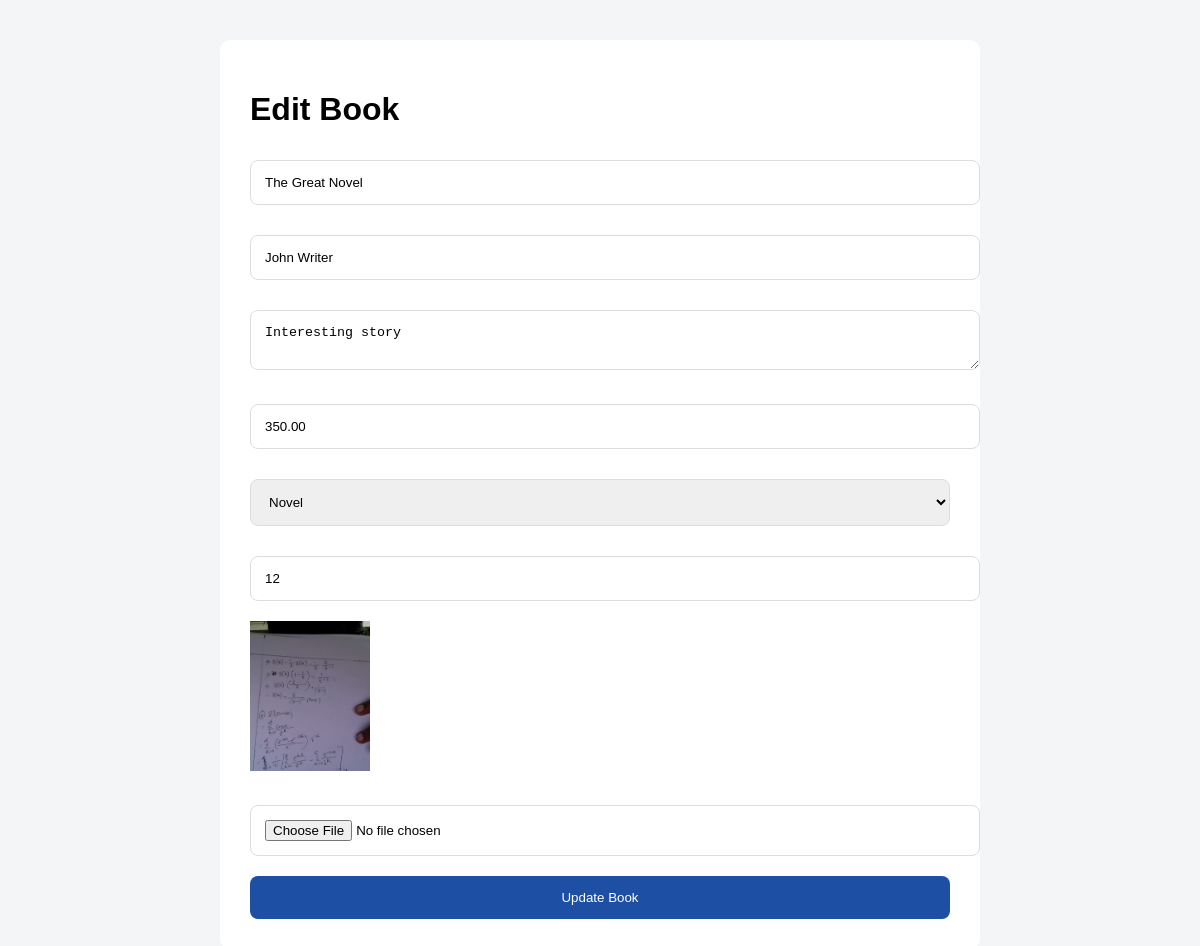
The page /admin/editBook.php?id=1 (signed in) on the database its author committed.
### tables this page shows
CREATE TABLE `books` (
  `id` int(11) NOT NULL,
  `title` varchar(255) DEFAULT NULL,
  `author` varchar(255) DEFAULT NULL,
  `description` text DEFAULT NULL,
  `price` decimal(10,2) DEFAULT NULL,
  `category_id` int(11) DEFAULT NULL,
  `image_path` varchar(255) DEFAULT NULL,
  `stock` int(11) DEFAULT NULL,
  `created_at` timestamp NOT NULL DEFAULT current_timestamp()
);

CREATE TABLE `categories` (
  `id` int(11) NOT NULL,
  `name` varchar(100) DEFAULT NULL,
  `created_at` timestamp NOT NULL DEFAULT current_timestamp()
);

### controllers/BookController.php (called while the page is built, shortened)
<?php
require_once(
__DIR__."/../models/Book.php"
);
class BookController{
private $bookModel;
public function __construct($pdo)
{
$this->bookModel=
new Book($pdo);
}
public function show($id)
{
return
$this->bookModel
->getById($id);
}
}

### models/Book.php (called while the page is built, shortened)
<?php
class Book{
private $pdo;
public function __construct($pdo)
{
$this->pdo=$pdo;
}
public function getById($id)
{
$stmt=
$this->pdo->prepare(
"SELECT
books.*,
categories.name
AS category
FROM books
LEFT JOIN categories
ON categories.id=
books.category_id
WHERE books.id=?"
);
$stmt->execute([
$id
]);
return
$stmt->fetch(
PDO::FETCH_ASSOC
);
}
}

### controllers/CategoryController.php (called while the page is built, shortened)
<?php
require_once(
__DIR__."/../models/Category.php"
);
class CategoryController{
private $categoryModel;
public function __construct($pdo)
{
$this->categoryModel=
new Category($pdo);
}
public function index()
{
return
$this->categoryModel
->getAll();
}
}

### models/Category.php (called while the page is built, shortened)
<?php
class Category{
private $pdo;
function __construct($pdo)
{
$this->pdo=$pdo;
}
function getAll()
{
$stmt=
$this->pdo->query(
"SELECT * FROM categories"
);
return
$stmt->fetchAll(
PDO::FETCH_ASSOC
);
}
}

### admin/editbook.php (the view, shortened to what this page needs)
<?php
require_once("../config/database.php");
require_once("../controllers/BookController.php");
require_once("../controllers/CategoryController.php");
$bookController=
new BookController($pdo);
$categoryController=
new CategoryController($pdo);
$id=
(int)$_GET['id'];
$categories=
$categoryController
->index();
$book=
$bookController
->show($id);
?>
<!DOCTYPE html>
<html>
<head>
</head>
<body>
<div class="box">
<h1>Edit Book</h1>
<form
method="POST"
enctype="multipart/form-data">
<input
name="title"
value="<?php echo htmlspecialchars($book['title']); ?>">
<input
name="author"
value="<?php echo htmlspecialchars($book['author']); ?>">
<textarea
name="description"><?php
echo htmlspecialchars(
$book['description']
);
?></textarea>
<input
type="number"
step="0.01"
name="price"
value="<?php echo $book['price'];?>">
<select name="category">
<?php
foreach($categories as $cat)
{
?>
<option
value="<?php
echo $cat['id'];
?>"
<?php
if(
$cat['id']==$book['category_id']
)
echo"selected";
?>
>
<?php
echo $cat['name'];
?>
</option>
<?php
}
?>
</select>
<input
type="number"
name="stock"
value="<?php echo $book['stock'];?>">
<img
src="../public/uploads/<?php echo $book['image_path'];?>">
<input
type="file"
name="image">
<button
name="submit">
Update Book
</button>
</form>
</div>
</body>
</html>

### admin/editbook.php (style rules this page uses)
body { font-family:Arial; background:#f4f5f7; }
.box { width:700px; margin:40px auto; background:white; padding:30px; border-radius:10px; }
input, textarea, select { width:100%; padding:14px; margin-top:10px; margin-bottom:20px; border:1px solid #ddd; border-radius:8px; }
button { width:100%; padding:14px; background:#1d4fa5; color:white; border:none; border-radius:8px; }
img { width:120px; height:150px; object-fit:cover; margin-bottom:20px; }

### rows shown on the page
books: title "The Great Novel", author "John Writer", description "Interesting story", price "350.00", category "Novel", stock "12", image_path (picture)
